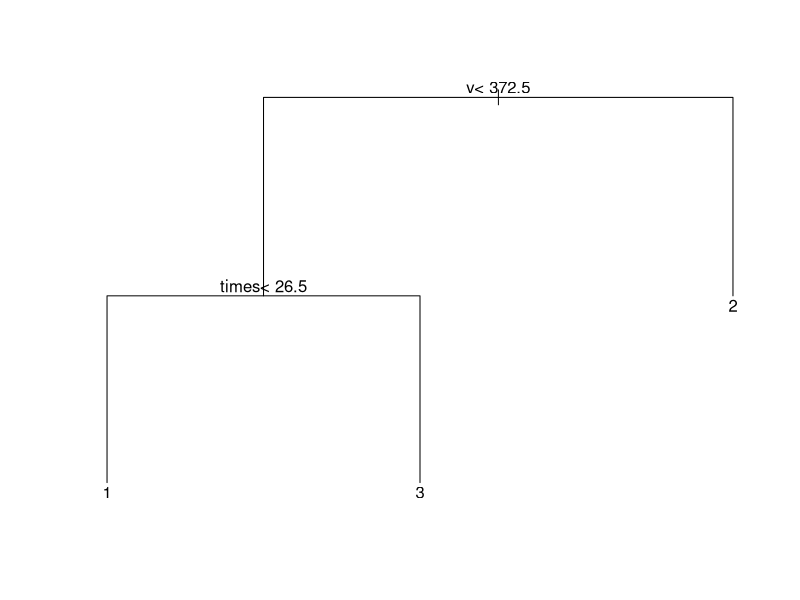

The R source for this figure:
library(rpart)
library(ggplot2)
library(caret)
library(boot)
idx<-sample(1:2, nrow(motor), replace=T, prob=c(0.7,0.3))


motor$strata<-as.factor(motor$strata)
tree_model<-rpart(strata ~ ., data=motor)
#print(tree_model)
#printcp(tree_model)
#plotcp(tree_model)


ptree<-prune(tree_model, cp=0.2)
plot(ptree)
text(ptree)


predtree<-predict(ptree,motor,type="class")
print(confusionMatrix(predtree, motor$strata))